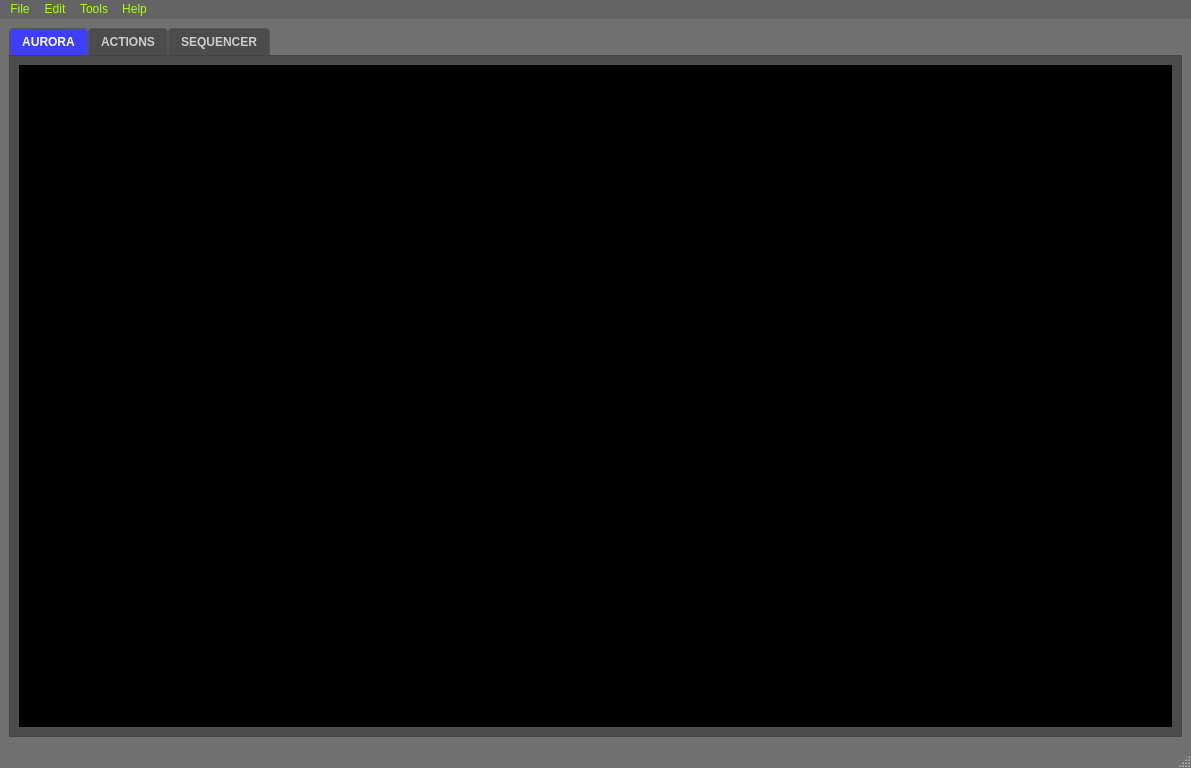
<?xml version="1.0" encoding="UTF-8"?>
<ui version="4.0">
 <class>MainWindow</class>
 <widget class="QMainWindow" name="MainWindow">
  <property name="geometry">
   <rect>
    <x>0</x>
    <y>0</y>
    <width>1191</width>
    <height>768</height>
   </rect>
  </property>
  <property name="sizePolicy">
   <sizepolicy hsizetype="Expanding" vsizetype="Expanding">
    <horstretch>0</horstretch>
    <verstretch>0</verstretch>
   </sizepolicy>
  </property>
  <property name="windowTitle">
   <string>AURORA V1.0</string>
  </property>
  <property name="styleSheet">
   <string notr="true">QMainWindow{
background-color: rgb(112, 112, 112);
}</string>
  </property>
  <widget class="QWidget" name="centralwidget">
   <property name="sizePolicy">
    <sizepolicy hsizetype="Expanding" vsizetype="Expanding">
     <horstretch>0</horstretch>
     <verstretch>0</verstretch>
    </sizepolicy>
   </property>
   <property name="minimumSize">
    <size>
     <width>0</width>
     <height>0</height>
    </size>
   </property>
   <property name="maximumSize">
    <size>
     <width>16777215</width>
     <height>16777215</height>
    </size>
   </property>
   <property name="styleSheet">
    <string notr="true">QWidget#centralwidget {
    background-color: transparent;
}
</string>
   </property>
   <layout class="QGridLayout" name="gridLayout">
    <item row="0" column="0">
     <widget class="QTabWidget" name="tw_aurora">
      <property name="sizePolicy">
       <sizepolicy hsizetype="Preferred" vsizetype="Preferred">
        <horstretch>0</horstretch>
        <verstretch>0</verstretch>
       </sizepolicy>
      </property>
      <property name="maximumSize">
       <size>
        <width>16777215</width>
        <height>16777215</height>
       </size>
      </property>
      <property name="font">
       <font>
        <bold>true</bold>
       </font>
      </property>
      <property name="toolTip">
       <string comment="Aurora Process Tab Group." extracomment="Aurora Process Tab Group."/>
      </property>
      <property name="styleSheet">
       <string notr="true">QTabWidget::pane {
    border: 1px solid #444;
	background: #4c4c4c;
}

QTabBar::tab {
    background: #4c4c4c;
    color: #ccc;
    padding: 6px 12px;
    border: 1px solid #555;
    border-bottom: none;
    border-top-left-radius: 4px;
    border-top-right-radius: 4px;
}

QTabBar::tab:selected {
    background: #3e3efe;
    color: #fff;
    font-weight: bold;
}

QTabBar::tab:hover {
    background: #2a2a2a;
}
</string>
      </property>
      <property name="currentIndex">
       <number>0</number>
      </property>
      <widget class="QWidget" name="tab_home">
       <property name="sizePolicy">
        <sizepolicy hsizetype="Expanding" vsizetype="Expanding">
         <horstretch>0</horstretch>
         <verstretch>0</verstretch>
        </sizepolicy>
       </property>
       <attribute name="title">
        <string>AURORA</string>
       </attribute>
       <layout class="QGridLayout" name="gridLayout_3">
        <item row="0" column="0">
         <widget class="QLabel" name="lbl_aurora_large">
          <property name="sizePolicy">
           <sizepolicy hsizetype="Expanding" vsizetype="Expanding">
            <horstretch>0</horstretch>
            <verstretch>0</verstretch>
           </sizepolicy>
          </property>
          <property name="styleSheet">
           <string notr="true">background-color: rgb(0, 0, 0);</string>
          </property>
          <property name="text">
           <string>TextLabel</string>
          </property>
         </widget>
        </item>
       </layout>
      </widget>
      <widget class="QWidget" name="tab_actions">
       <property name="sizePolicy">
        <sizepolicy hsizetype="Expanding" vsizetype="Expanding">
         <horstretch>0</horstretch>
         <verstretch>0</verstretch>
        </sizepolicy>
       </property>
       <property name="font">
        <font>
         <bold>true</bold>
        </font>
       </property>
       <property name="styleSheet">
        <string notr="true">alternate-background-color: rgb(59, 59, 59);</string>
       </property>
       <attribute name="title">
        <string>ACTIONS</string>
       </attribute>
      </widget>
      <widget class="QWidget" name="tab_sequencer">
       <property name="sizePolicy">
        <sizepolicy hsizetype="Expanding" vsizetype="Expanding">
         <horstretch>0</horstretch>
         <verstretch>0</verstretch>
        </sizepolicy>
       </property>
       <property name="font">
        <font>
         <bold>true</bold>
        </font>
       </property>
       <property name="autoFillBackground">
        <bool>false</bool>
       </property>
       <property name="styleSheet">
        <string notr="true">alternate-background-color: rgb(59, 59, 59);</string>
       </property>
       <attribute name="title">
        <string>SEQUENCER</string>
       </attribute>
       <layout class="QGridLayout" name="gridLayout_2">
        <item row="1" column="1">
         <widget class="QPushButton" name="pb_sequence_arm">
          <property name="font">
           <font>
            <bold>true</bold>
           </font>
          </property>
          <property name="cursor">
           <cursorShape>PointingHandCursor</cursorShape>
          </property>
          <property name="toolTip">
           <string comment="Arm selected sequence to run or edit." extracomment="Arm selected sequence to run or edit."/>
          </property>
          <property name="styleSheet">
           <string notr="true">background-color: rgb(75 75, 75);</string>
          </property>
          <property name="text">
           <string>ARM</string>
          </property>
          <property name="autoDefault">
           <bool>false</bool>
          </property>
         </widget>
        </item>
        <item row="1" column="0" rowspan="3">
         <widget class="QListView" name="lv_sequences">
          <property name="sizePolicy">
           <sizepolicy hsizetype="Expanding" vsizetype="Preferred">
            <horstretch>0</horstretch>
            <verstretch>0</verstretch>
           </sizepolicy>
          </property>
          <property name="cursor" stdset="0">
           <cursorShape>PointingHandCursor</cursorShape>
          </property>
          <property name="styleSheet">
           <string notr="true">QListView {
    background-color: #1e1e1e;
    color: #ffff90;
}

</string>
          </property>
         </widget>
        </item>
        <item row="6" column="0">
         <widget class="QListView" name="lv_steps">
          <property name="sizePolicy">
           <sizepolicy hsizetype="Expanding" vsizetype="MinimumExpanding">
            <horstretch>0</horstretch>
            <verstretch>0</verstretch>
           </sizepolicy>
          </property>
          <property name="cursor" stdset="0">
           <cursorShape>PointingHandCursor</cursorShape>
          </property>
          <property name="styleSheet">
           <string notr="true">QListView {
    background-color: #1e1e1e;
    color: #ffffff;
}
</string>
          </property>
         </widget>
        </item>
        <item row="0" column="0">
         <widget class="QLabel" name="lbl_sequence">
          <property name="font">
           <font>
            <pointsize>12</pointsize>
            <bold>true</bold>
           </font>
          </property>
          <property name="styleSheet">
           <string notr="true">color: rgb(128, 128, 255);</string>
          </property>
          <property name="text">
           <string>SEQUENCES</string>
          </property>
         </widget>
        </item>
        <item row="3" column="1">
         <widget class="QPushButton" name="pb_sequence_edit">
          <property name="enabled">
           <bool>false</bool>
          </property>
          <property name="font">
           <font>
            <bold>true</bold>
           </font>
          </property>
          <property name="cursor">
           <cursorShape>PointingHandCursor</cursorShape>
          </property>
          <property name="styleSheet">
           <string notr="true">background-color: rgb(75 75, 75);</string>
          </property>
          <property name="text">
           <string>EDIT</string>
          </property>
         </widget>
        </item>
        <item row="2" column="1">
         <widget class="QPushButton" name="pb_sequence_run">
          <property name="enabled">
           <bool>false</bool>
          </property>
          <property name="font">
           <font>
            <bold>true</bold>
           </font>
          </property>
          <property name="cursor">
           <cursorShape>PointingHandCursor</cursorShape>
          </property>
          <property name="styleSheet">
           <string notr="true">background-color: rgb(75 75, 75);</string>
          </property>
          <property name="text">
           <string>RUN</string>
          </property>
         </widget>
        </item>
        <item row="4" column="0">
         <widget class="QLabel" name="lbl_steps">
          <property name="font">
           <font>
            <pointsize>12</pointsize>
            <bold>true</bold>
           </font>
          </property>
          <property name="styleSheet">
           <string notr="true">color: rgb(128, 128, 255);</string>
          </property>
          <property name="text">
           <string>STEPS</string>
          </property>
         </widget>
        </item>
       </layout>
      </widget>
     </widget>
    </item>
   </layout>
  </widget>
  <widget class="QMenuBar" name="menubar">
   <property name="geometry">
    <rect>
     <x>0</x>
     <y>0</y>
     <width>1191</width>
     <height>21</height>
    </rect>
   </property>
   <property name="styleSheet">
    <string notr="true">QMenuBar{
	color: rgb(170, 255, 0);
	background-color: rgb(100, 100, 100);
}</string>
   </property>
   <widget class="QMenu" name="menuFile">
    <property name="title">
     <string>File</string>
    </property>
    <addaction name="actionNew"/>
    <addaction name="actionOpen"/>
    <addaction name="actionSave"/>
    <addaction name="actionSave_As"/>
   </widget>
   <widget class="QMenu" name="menuEdit">
    <property name="title">
     <string>Edit</string>
    </property>
    <addaction name="actionNew_Sequence"/>
    <addaction name="actionImport_Sequence"/>
    <addaction name="actionExport_Sequence"/>
   </widget>
   <widget class="QMenu" name="menuTools">
    <property name="title">
     <string>Tools</string>
    </property>
    <addaction name="actionLaunch_Browser"/>
    <addaction name="actionLaunch_Terminal"/>
    <addaction name="actionLaunch_SQLite_Editor"/>
   </widget>
   <widget class="QMenu" name="menuHelp">
    <property name="title">
     <string>Help</string>
    </property>
   </widget>
   <addaction name="menuFile"/>
   <addaction name="menuEdit"/>
   <addaction name="menuTools"/>
   <addaction name="menuHelp"/>
  </widget>
  <widget class="QStatusBar" name="statusbar"/>
  <action name="actionNew">
   <property name="text">
    <string>New</string>
   </property>
  </action>
  <action name="actionOpen">
   <property name="text">
    <string>Open</string>
   </property>
  </action>
  <action name="actionSave">
   <property name="text">
    <string>Save</string>
   </property>
  </action>
  <action name="actionSave_As">
   <property name="text">
    <string>Save As</string>
   </property>
  </action>
  <action name="actionLaunch_Browser">
   <property name="text">
    <string>Launch Browser</string>
   </property>
  </action>
  <action name="actionLaunch_Terminal">
   <property name="text">
    <string>Launch Terminal</string>
   </property>
  </action>
  <action name="actionLaunch_SQLite_Editor">
   <property name="text">
    <string>Launch SQLite Editor</string>
   </property>
  </action>
  <action name="actionExport_Sequence">
   <property name="text">
    <string>Export Sequence</string>
   </property>
  </action>
  <action name="actionImport_Sequence">
   <property name="text">
    <string>Import Sequence</string>
   </property>
  </action>
  <action name="actionNew_Sequence">
   <property name="text">
    <string>New Sequence</string>
   </property>
  </action>
 </widget>
 <resources/>
 <connections/>
</ui>
